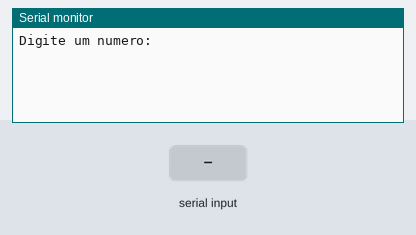
The sketch below on a simulated Arduino Uno, built with avr-gcc and run on an emulated ATmega328P. Parts: the last lines printed to the serial monitor. The inputs (shaded band) are chosen by the test bench.

Above: at 1.2 s.
1.3 s: "90,45\n" received over Serial
At 2.1 s:
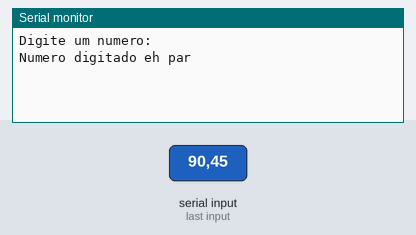
At 3.1 s:
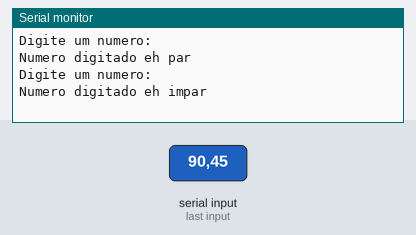

Measured:
- after the input at 1.3 s, the serial monitor: prints a new line at once (image 1)

The sketch:

atividade_121__1_.ino
```cpp
// C++ code
//Variaveis
int numero = 0;

void setup()
{
   Serial.begin(9600);
}

void loop()
{
  Serial.println("Digite um numero:");
  while (! Serial.available());
  numero = Serial.parseInt();

  if(numero % 2 == 0) {//se for par
    Serial.println("Numero digitado eh par");
  } else {
    Serial.println("Numero digitado eh impar");
  }
// fim do loop
delay (1000);
}

  
```
